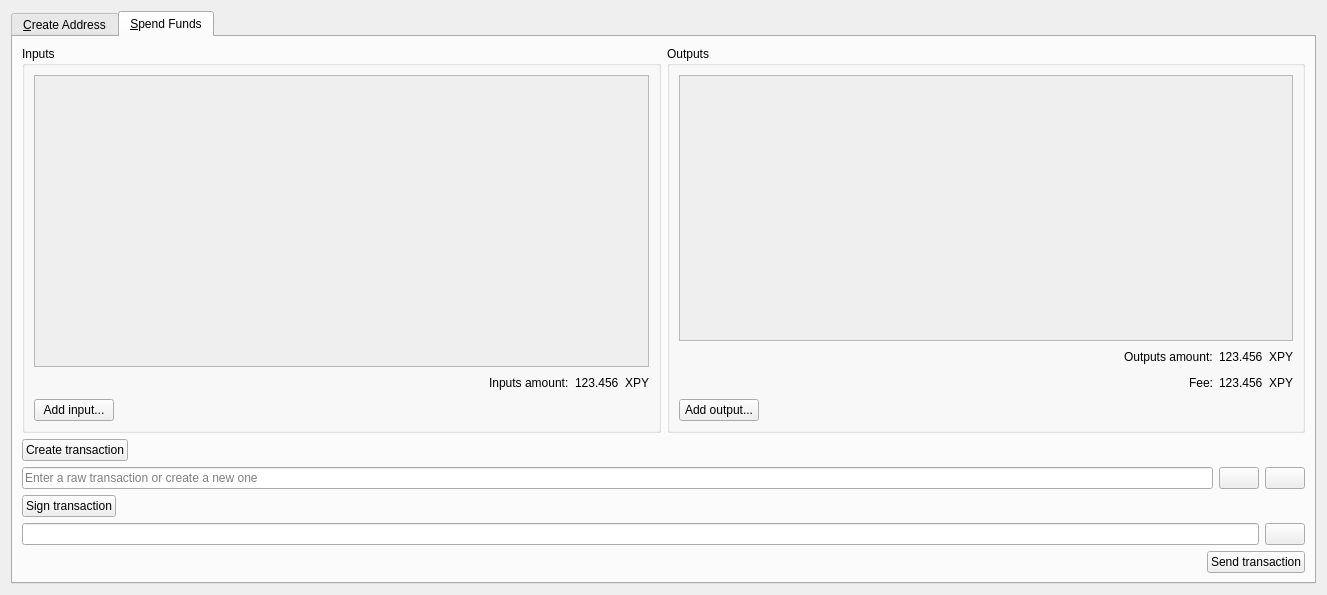
<?xml version="1.0" encoding="UTF-8"?>
<ui version="4.0">
 <class>MultisigDialog</class>
 <widget class="QDialog" name="MultisigDialog">
  <property name="geometry">
   <rect>
    <x>0</x>
    <y>0</y>
    <width>1327</width>
    <height>595</height>
   </rect>
  </property>
  <property name="windowTitle">
   <string>Multisig</string>
  </property>
  <layout class="QVBoxLayout" name="verticalLayout_2">
   <item>
    <widget class="QTabWidget" name="tabWidget">
     <property name="currentIndex">
      <number>1</number>
     </property>
     <widget class="QWidget" name="tabCreateAddress">
      <attribute name="title">
       <string>&amp;Create Address</string>
      </attribute>
      <layout class="QVBoxLayout" name="verticalLayout">
       <item>
        <widget class="QScrollArea" name="scrollArea">
         <property name="widgetResizable">
          <bool>true</bool>
         </property>
         <widget class="QWidget" name="scrollAreaWidgetContents">
          <property name="geometry">
           <rect>
            <x>0</x>
            <y>0</y>
            <width>1285</width>
            <height>314</height>
           </rect>
          </property>
          <layout class="QVBoxLayout" name="verticalLayout_3">
           <item>
            <layout class="QVBoxLayout" name="pubkeyEntries"/>
           </item>
           <item>
            <spacer name="verticalSpacer">
             <property name="orientation">
              <enum>Qt::Vertical</enum>
             </property>
             <property name="sizeHint" stdset="0">
              <size>
               <width>20</width>
               <height>40</height>
              </size>
             </property>
            </spacer>
           </item>
          </layout>
         </widget>
        </widget>
       </item>
       <item>
        <layout class="QHBoxLayout" name="horizontalLayout_14">
         <item>
          <widget class="QPushButton" name="addPubKeyButton">
           <property name="toolTip">
            <string>Add a member to the signing pool</string>
           </property>
           <property name="text">
            <string>&amp;Add public key...</string>
           </property>
           <property name="icon">
            <iconset resource="../paycoin.qrc">
             <normaloff>:/icons/add</normaloff>:/icons/add</iconset>
           </property>
          </widget>
         </item>
         <item>
          <widget class="QPushButton" name="clearButton">
           <property name="sizePolicy">
            <sizepolicy hsizetype="Minimum" vsizetype="Fixed">
             <horstretch>0</horstretch>
             <verstretch>0</verstretch>
            </sizepolicy>
           </property>
           <property name="toolTip">
            <string>Remove all public key fields</string>
           </property>
           <property name="text">
            <string>Clear all</string>
           </property>
           <property name="icon">
            <iconset resource="../paycoin.qrc">
             <normaloff>:/icons/remove</normaloff>:/icons/remove</iconset>
           </property>
           <property name="autoRepeatDelay">
            <number>300</number>
           </property>
          </widget>
         </item>
         <item>
          <spacer name="horizontalSpacer_8">
           <property name="orientation">
            <enum>Qt::Horizontal</enum>
           </property>
           <property name="sizeHint" stdset="0">
            <size>
             <width>40</width>
             <height>20</height>
            </size>
           </property>
          </spacer>
         </item>
        </layout>
       </item>
       <item>
        <layout class="QHBoxLayout" name="horizontalLayout_2">
         <item>
          <widget class="QLabel" name="requiredSignaturesLabel">
           <property name="text">
            <string>Required signatures:</string>
           </property>
          </widget>
         </item>
         <item>
          <widget class="QLineEdit" name="requiredSignatures">
           <property name="sizePolicy">
            <sizepolicy hsizetype="Minimum" vsizetype="Fixed">
             <horstretch>0</horstretch>
             <verstretch>0</verstretch>
            </sizepolicy>
           </property>
           <property name="minimumSize">
            <size>
             <width>127</width>
             <height>0</height>
            </size>
           </property>
           <property name="text">
            <string/>
           </property>
           <property name="maxLength">
            <number>2</number>
           </property>
           <property name="frame">
            <bool>true</bool>
           </property>
           <property name="alignment">
            <set>Qt::AlignRight|Qt::AlignTrailing|Qt::AlignVCenter</set>
           </property>
           <property name="placeholderText">
            <string>Enter a number</string>
           </property>
          </widget>
         </item>
         <item>
          <widget class="QLabel" name="maxSignaturesLabel">
           <property name="text">
            <string>/ 1</string>
           </property>
          </widget>
         </item>
         <item>
          <spacer name="horizontalSpacer_2">
           <property name="orientation">
            <enum>Qt::Horizontal</enum>
           </property>
           <property name="sizeHint" stdset="0">
            <size>
             <width>40</width>
             <height>20</height>
            </size>
           </property>
          </spacer>
         </item>
        </layout>
       </item>
       <item>
        <layout class="QHBoxLayout" name="horizontalLayout">
         <item>
          <widget class="QPushButton" name="createAddressButton">
           <property name="text">
            <string>Create multisig address</string>
           </property>
          </widget>
         </item>
         <item>
          <spacer name="horizontalSpacer">
           <property name="orientation">
            <enum>Qt::Horizontal</enum>
           </property>
           <property name="sizeHint" stdset="0">
            <size>
             <width>40</width>
             <height>20</height>
            </size>
           </property>
          </spacer>
         </item>
        </layout>
       </item>
       <item>
        <layout class="QHBoxLayout" name="horizontalLayoutMultisigAddress">
         <item>
          <widget class="QLabel" name="multisigAddressLabel">
           <property name="text">
            <string>Multisig address:</string>
           </property>
          </widget>
         </item>
         <item>
          <widget class="QLineEdit" name="multisigAddress">
           <property name="readOnly">
            <bool>true</bool>
           </property>
          </widget>
         </item>
         <item>
          <widget class="QPushButton" name="copyMultisigAddressButton">
           <property name="toolTip">
            <string>Copy the multisig address to the system clipboard</string>
           </property>
           <property name="text">
            <string/>
           </property>
           <property name="icon">
            <iconset resource="../paycoin.qrc">
             <normaloff>:/icons/editcopy</normaloff>:/icons/editcopy</iconset>
           </property>
           <property name="autoDefault">
            <bool>false</bool>
           </property>
          </widget>
         </item>
        </layout>
       </item>
       <item>
        <layout class="QHBoxLayout" name="horizontalLayout_3">
         <item>
          <widget class="QLabel" name="redeemScriptLabel">
           <property name="text">
            <string>Redeem script:</string>
           </property>
          </widget>
         </item>
         <item>
          <widget class="QLineEdit" name="redeemScript">
           <property name="readOnly">
            <bool>true</bool>
           </property>
          </widget>
         </item>
         <item>
          <widget class="QPushButton" name="copyRedeemScriptButton">
           <property name="toolTip">
            <string>Copy the redeem script to the system clipboard</string>
           </property>
           <property name="text">
            <string/>
           </property>
           <property name="icon">
            <iconset resource="../paycoin.qrc">
             <normaloff>:/icons/editcopy</normaloff>:/icons/editcopy</iconset>
           </property>
           <property name="autoDefault">
            <bool>false</bool>
           </property>
          </widget>
         </item>
        </layout>
       </item>
       <item>
        <layout class="QHBoxLayout" name="horizontalLayout_15">
         <item>
          <spacer name="horizontalSpacer_11">
           <property name="orientation">
            <enum>Qt::Horizontal</enum>
           </property>
           <property name="sizeHint" stdset="0">
            <size>
             <width>40</width>
             <height>20</height>
            </size>
           </property>
          </spacer>
         </item>
         <item>
          <widget class="QPushButton" name="saveRedeemScriptButton">
           <property name="toolTip">
            <string>The redeem script will be required to spend the funds sent to the multisig address</string>
           </property>
           <property name="text">
            <string>Save redeem script</string>
           </property>
          </widget>
         </item>
         <item>
          <widget class="QPushButton" name="saveMultisigAddressButton">
           <property name="toolTip">
            <string>Add the multisig address to your personal addresses</string>
           </property>
           <property name="text">
            <string>Add address to wallet</string>
           </property>
          </widget>
         </item>
        </layout>
       </item>
      </layout>
     </widget>
     <widget class="QWidget" name="tabSpendFunds">
      <attribute name="title">
       <string>&amp;Spend Funds</string>
      </attribute>
      <layout class="QVBoxLayout" name="verticalLayout_13">
       <item>
        <layout class="QVBoxLayout" name="verticalLayout_8">
         <item>
          <layout class="QHBoxLayout" name="horizontalLayout_4">
           <item>
            <widget class="QGroupBox" name="inputsBox">
             <property name="title">
              <string>Inputs</string>
             </property>
             <layout class="QVBoxLayout" name="verticalLayout_6">
              <item>
               <widget class="QScrollArea" name="scrollArea_2">
                <property name="minimumSize">
                 <size>
                  <width>0</width>
                  <height>0</height>
                 </size>
                </property>
                <property name="widgetResizable">
                 <bool>true</bool>
                </property>
                <widget class="QWidget" name="scrollAreaWidgetContents_2">
                 <property name="geometry">
                  <rect>
                   <x>0</x>
                   <y>0</y>
                   <width>611</width>
                   <height>242</height>
                  </rect>
                 </property>
                 <layout class="QVBoxLayout" name="verticalLayout_4">
                  <item>
                   <layout class="QVBoxLayout" name="inputs"/>
                  </item>
                  <item>
                   <spacer name="verticalSpacer_2">
                    <property name="orientation">
                     <enum>Qt::Vertical</enum>
                    </property>
                    <property name="sizeHint" stdset="0">
                     <size>
                      <width>20</width>
                      <height>42</height>
                     </size>
                    </property>
                   </spacer>
                  </item>
                 </layout>
                </widget>
               </widget>
              </item>
              <item>
               <layout class="QHBoxLayout" name="horizontalLayout_6">
                <item>
                 <spacer name="horizontalSpacer_9">
                  <property name="orientation">
                   <enum>Qt::Horizontal</enum>
                  </property>
                  <property name="sizeHint" stdset="0">
                   <size>
                    <width>40</width>
                    <height>20</height>
                   </size>
                  </property>
                 </spacer>
                </item>
                <item>
                 <widget class="QLabel" name="inputsAmountLabel">
                  <property name="text">
                   <string>Inputs amount:</string>
                  </property>
                 </widget>
                </item>
                <item>
                 <widget class="QLabel" name="inputsAmount">
                  <property name="text">
                   <string>123.456</string>
                  </property>
                  <property name="textInteractionFlags">
                   <set>Qt::LinksAccessibleByMouse|Qt::TextSelectableByKeyboard|Qt::TextSelectableByMouse</set>
                  </property>
                 </widget>
                </item>
                <item>
                 <widget class="QLabel" name="label">
                  <property name="text">
                   <string>XPY</string>
                  </property>
                 </widget>
                </item>
               </layout>
              </item>
              <item>
               <layout class="QHBoxLayout" name="horizontalLayout_5">
                <item>
                 <widget class="QPushButton" name="addInputButton">
                  <property name="text">
                   <string>Add input...</string>
                  </property>
                  <property name="icon">
                   <iconset resource="../paycoin.qrc">
                    <normaloff>:/icons/add</normaloff>:/icons/add</iconset>
                  </property>
                 </widget>
                </item>
                <item>
                 <spacer name="horizontalSpacer_3">
                  <property name="orientation">
                   <enum>Qt::Horizontal</enum>
                  </property>
                  <property name="sizeHint" stdset="0">
                   <size>
                    <width>40</width>
                    <height>20</height>
                   </size>
                  </property>
                 </spacer>
                </item>
               </layout>
              </item>
             </layout>
            </widget>
           </item>
           <item>
            <widget class="QGroupBox" name="outputsBox">
             <property name="title">
              <string>Outputs</string>
             </property>
             <layout class="QVBoxLayout" name="verticalLayout_7">
              <item>
               <widget class="QScrollArea" name="scrollArea_3">
                <property name="minimumSize">
                 <size>
                  <width>0</width>
                  <height>0</height>
                 </size>
                </property>
                <property name="widgetResizable">
                 <bool>true</bool>
                </property>
                <widget class="QWidget" name="scrollAreaWidgetContents_3">
                 <property name="geometry">
                  <rect>
                   <x>0</x>
                   <y>0</y>
                   <width>610</width>
                   <height>214</height>
                  </rect>
                 </property>
                 <layout class="QVBoxLayout" name="verticalLayout_5">
                  <item>
                   <layout class="QVBoxLayout" name="outputs"/>
                  </item>
                  <item>
                   <spacer name="verticalSpacer_3">
                    <property name="orientation">
                     <enum>Qt::Vertical</enum>
                    </property>
                    <property name="sizeHint" stdset="0">
                     <size>
                      <width>20</width>
                      <height>42</height>
                     </size>
                    </property>
                   </spacer>
                  </item>
                 </layout>
                </widget>
               </widget>
              </item>
              <item>
               <layout class="QHBoxLayout" name="horizontalLayout_7">
                <item>
                 <spacer name="horizontalSpacer_10">
                  <property name="orientation">
                   <enum>Qt::Horizontal</enum>
                  </property>
                  <property name="sizeHint" stdset="0">
                   <size>
                    <width>40</width>
                    <height>20</height>
                   </size>
                  </property>
                 </spacer>
                </item>
                <item>
                 <widget class="QLabel" name="outputsAmountLabel">
                  <property name="text">
                   <string>Outputs amount:</string>
                  </property>
                 </widget>
                </item>
                <item>
                 <widget class="QLabel" name="outputsAmount">
                  <property name="text">
                   <string>123.456</string>
                  </property>
                  <property name="textInteractionFlags">
                   <set>Qt::LinksAccessibleByMouse|Qt::TextSelectableByKeyboard|Qt::TextSelectableByMouse</set>
                  </property>
                 </widget>
                </item>
                <item>
                 <widget class="QLabel" name="label_2">
                  <property name="text">
                   <string>XPY</string>
                  </property>
                 </widget>
                </item>
               </layout>
              </item>
              <item>
               <layout class="QHBoxLayout" name="horizontalLayout_16">
                <item>
                 <spacer name="horizontalSpacer_12">
                  <property name="orientation">
                   <enum>Qt::Horizontal</enum>
                  </property>
                  <property name="sizeHint" stdset="0">
                   <size>
                    <width>40</width>
                    <height>20</height>
                   </size>
                  </property>
                 </spacer>
                </item>
                <item>
                 <widget class="QLabel" name="feeLabel">
                  <property name="text">
                   <string>Fee:</string>
                  </property>
                 </widget>
                </item>
                <item>
                 <widget class="QLabel" name="fee">
                  <property name="text">
                   <string>123.456</string>
                  </property>
                 </widget>
                </item>
                <item>
                 <widget class="QLabel" name="label_3">
                  <property name="text">
                   <string>XPY</string>
                  </property>
                 </widget>
                </item>
               </layout>
              </item>
              <item>
               <layout class="QHBoxLayout" name="horizontalLayout_8">
                <item>
                 <widget class="QPushButton" name="addOutputButton">
                  <property name="text">
                   <string>Add output...</string>
                  </property>
                  <property name="icon">
                   <iconset resource="../paycoin.qrc">
                    <normaloff>:/icons/add</normaloff>:/icons/add</iconset>
                  </property>
                 </widget>
                </item>
                <item>
                 <spacer name="horizontalSpacer_4">
                  <property name="orientation">
                   <enum>Qt::Horizontal</enum>
                  </property>
                  <property name="sizeHint" stdset="0">
                   <size>
                    <width>40</width>
                    <height>20</height>
                   </size>
                  </property>
                 </spacer>
                </item>
               </layout>
              </item>
             </layout>
            </widget>
           </item>
          </layout>
         </item>
         <item>
          <layout class="QHBoxLayout" name="horizontalLayout_9">
           <item>
            <widget class="QPushButton" name="createTransactionButton">
             <property name="text">
              <string>Create transaction</string>
             </property>
            </widget>
           </item>
           <item>
            <spacer name="horizontalSpacer_5">
             <property name="orientation">
              <enum>Qt::Horizontal</enum>
             </property>
             <property name="sizeHint" stdset="0">
              <size>
               <width>40</width>
               <height>20</height>
              </size>
             </property>
            </spacer>
           </item>
          </layout>
         </item>
        </layout>
       </item>
       <item>
        <layout class="QVBoxLayout" name="verticalLayout_10">
         <item>
          <layout class="QHBoxLayout" name="horizontalLayout_10">
           <item>
            <widget class="QLineEdit" name="transaction">
             <property name="sizePolicy">
              <sizepolicy hsizetype="Expanding" vsizetype="Fixed">
               <horstretch>0</horstretch>
               <verstretch>0</verstretch>
              </sizepolicy>
             </property>
             <property name="placeholderText">
              <string>Enter a raw transaction or create a new one</string>
             </property>
            </widget>
           </item>
           <item>
            <widget class="QPushButton" name="copyTransactionButton">
             <property name="toolTip">
              <string/>
             </property>
             <property name="text">
              <string/>
             </property>
             <property name="icon">
              <iconset resource="../paycoin.qrc">
               <normaloff>:/icons/editcopy</normaloff>:/icons/editcopy</iconset>
             </property>
             <property name="autoDefault">
              <bool>false</bool>
             </property>
            </widget>
           </item>
           <item>
            <widget class="QPushButton" name="pasteTransactionButton">
             <property name="toolTip">
              <string>Paste address from clipboard</string>
             </property>
             <property name="text">
              <string/>
             </property>
             <property name="icon">
              <iconset resource="../paycoin.qrc">
               <normaloff>:/icons/editpaste</normaloff>:/icons/editpaste</iconset>
             </property>
             <property name="shortcut">
              <string>Alt+P</string>
             </property>
             <property name="autoDefault">
              <bool>false</bool>
             </property>
            </widget>
           </item>
          </layout>
         </item>
         <item>
          <layout class="QHBoxLayout" name="horizontalLayout_11">
           <item>
            <widget class="QPushButton" name="signTransactionButton">
             <property name="text">
              <string>Sign transaction</string>
             </property>
             <property name="icon">
              <iconset resource="../paycoin.qrc">
               <normaloff>:/icons/edit</normaloff>:/icons/edit</iconset>
             </property>
            </widget>
           </item>
           <item>
            <spacer name="horizontalSpacer_6">
             <property name="orientation">
              <enum>Qt::Horizontal</enum>
             </property>
             <property name="sizeHint" stdset="0">
              <size>
               <width>40</width>
               <height>20</height>
              </size>
             </property>
            </spacer>
           </item>
          </layout>
         </item>
        </layout>
       </item>
       <item>
        <layout class="QVBoxLayout" name="verticalLayout_12">
         <item>
          <layout class="QHBoxLayout" name="horizontalLayout_13">
           <item>
            <widget class="QLineEdit" name="signedTransaction">
             <property name="sizePolicy">
              <sizepolicy hsizetype="Expanding" vsizetype="Fixed">
               <horstretch>0</horstretch>
               <verstretch>0</verstretch>
              </sizepolicy>
             </property>
             <property name="readOnly">
              <bool>true</bool>
             </property>
            </widget>
           </item>
           <item>
            <widget class="QPushButton" name="copySignedTransactionButton">
             <property name="toolTip">
              <string/>
             </property>
             <property name="text">
              <string/>
             </property>
             <property name="icon">
              <iconset resource="../paycoin.qrc">
               <normaloff>:/icons/editcopy</normaloff>:/icons/editcopy</iconset>
             </property>
             <property name="autoDefault">
              <bool>false</bool>
             </property>
            </widget>
           </item>
          </layout>
         </item>
         <item>
          <layout class="QHBoxLayout" name="horizontalLayout_12">
           <item>
            <widget class="QLabel" name="statusLabel">
             <property name="text">
              <string/>
             </property>
            </widget>
           </item>
           <item>
            <spacer name="horizontalSpacer_7">
             <property name="orientation">
              <enum>Qt::Horizontal</enum>
             </property>
             <property name="sizeHint" stdset="0">
              <size>
               <width>40</width>
               <height>20</height>
              </size>
             </property>
            </spacer>
           </item>
           <item>
            <widget class="QPushButton" name="sendTransactionButton">
             <property name="text">
              <string>Send transaction</string>
             </property>
             <property name="icon">
              <iconset resource="../paycoin.qrc">
               <normaloff>:/icons/send</normaloff>:/icons/send</iconset>
             </property>
            </widget>
           </item>
          </layout>
         </item>
        </layout>
       </item>
      </layout>
     </widget>
    </widget>
   </item>
  </layout>
 </widget>
 <resources>
  <include location="../paycoin.qrc"/>
 </resources>
 <connections/>
</ui>
